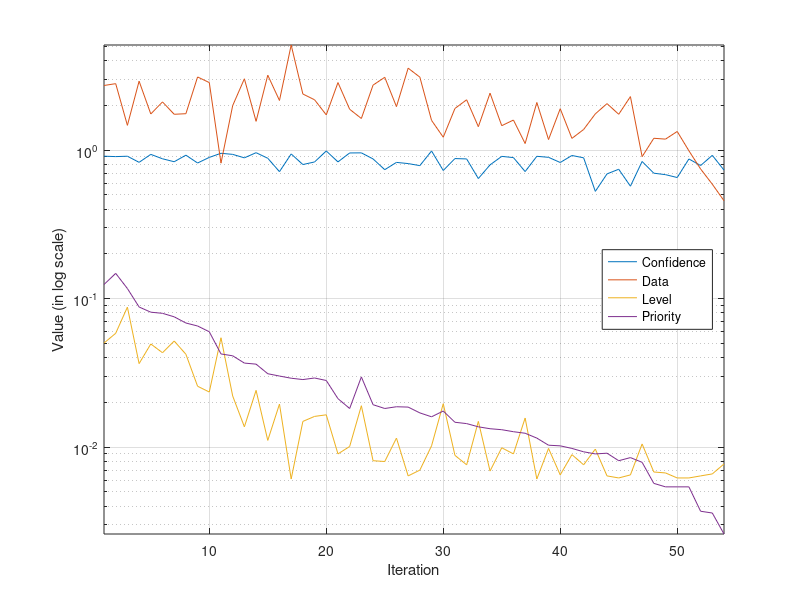

Here is the MATLAB script that generated this plot: (Note: this script raises an error after producing the figure.)
% 20160317
% plot priority values
% merged_balloons_c3From1n5_log_0.5.txt

x = 1:1:54;
p50 = [0.9097	2.7226	0.0502	0.1244
0.9040	2.8010	0.0584	0.1479
0.9092	1.4677	0.0876	0.1169
0.8271	2.9108	0.0365	0.0878
0.9357	1.7500	0.0495	0.0810
0.8739	2.1108	0.0432	0.0796
0.8348	1.7422	0.0518	0.0754
0.9241	1.7579	0.0422	0.0685
0.8185	3.1069	0.0257	0.0654
0.8929	2.8481	0.0235	0.0598
0.9517	0.8167	0.0545	0.0424
0.9357	1.9932	0.0221	0.0412
0.8867	3.0206	0.0137	0.0368
0.9604	1.5618	0.0241	0.0362
0.8810	3.1932	0.0111	0.0312
0.7157	2.1579	0.0195	0.0301
0.9420	5.0990	0.0061	0.0291
0.7993	2.3853	0.0149	0.0285
0.8319	2.1814	0.0161	0.0292
0.9863	1.7265	0.0165	0.0281
0.8327	2.8481	0.0090	0.0212
0.9565	1.8834	0.0101	0.0182
0.9580	1.6324	0.0190	0.0297
0.8720	2.7383	0.0081	0.0193
0.7380	3.0912	0.0080	0.0182
0.8263	1.9618	0.0115	0.0187
0.8112	3.5618	0.0064	0.0186
0.7859	3.0990	0.0070	0.0170
0.9863	1.5853	0.0102	0.0160
0.7288	1.2211	0.0196	0.0175
0.8768	1.9069	0.0088	0.0147
0.8719	2.1814	0.0076	0.0144
0.6432	1.4374	0.0149	0.0137
0.7952	2.4167	0.0069	0.0133
0.9071	1.4598	0.0099	0.0131
0.8902	1.5932	0.0090	0.0127
0.7168	1.1069	0.0157	0.0124
0.9081	2.0918	0.0061	0.0115
0.8939	1.1775	0.0098	0.0103
0.8250	1.8990	0.0065	0.0102
0.9196	1.1989	0.0089	0.0098
0.8873	1.3764	0.0076	0.0093
0.5273	1.7535	0.0097	0.0090
0.6913	2.0559	0.0064	0.0091
0.7430	1.7422	0.0062	0.0081
0.5714	2.2912	0.0065	0.0085
0.8382	0.9030	0.0105	0.0079
0.6989	1.2010	0.0068	0.0057
0.6832	1.1853	0.0067	0.0054
0.6535	1.3343	0.0062	0.0054
0.8714	0.9892	0.0062	0.0054
0.7870	0.7461	0.0064	0.0037
0.9219	0.5892	0.0066	0.0036
0.7333	0.4559	0.0077	0.0026];

p25 = [0.934346	1.757863	0.020822	0.034199
0.951761	1.671588	0.020695	0.032925
0.986302	3.35002	0.008074	0.026678
0.953865	2.189235	0.011251	0.023494
0.986301	3.216686	0.006859	0.02176
0.720295	2.016686	0.015362	0.022316
0.9861	1.153941	0.014097	0.016041
0.925936	2.202736	0.008028	0.016373
0.941398	1.467667	0.00823	0.011372
0.944179	1.293203	0.009656	0.01179
0.986021	1.295118	0.008737	0.011158
0.980585	0.801	0.013339	0.010477
0.975309	0.411399	0.049327	0.019792
0.926664	1.373549	0.008159	0.010384
0.873205	0.887275	0.007448	0.005771];

p = semilogy(x,p50(:,1),x,p50(:,2),x,p50(:,3),x,p50(:,4));
xlim([1 54]);
ylim([0 5.1]);
xlabel('Iteration');
ylabel('Value (in log scale)');

ax = gca;
% ax.XTick = x;
grid on;

legend('Confidence','Data','Level','Priority',...
    'Location','east');

p(1).Marker = 'd';
p(1).LineStyle = '-';
p(1).Color = 'b';
p(1).MarkerFaceColor = 'b';

p(2).Marker = 'square';
p(2).LineStyle = ':';
p(2).Color = 'r';
p(2).MarkerFaceColor = 'r';

p(3).Marker = '^';
p(3).LineStyle = '-.';
p(3).Color = 'g';
p(3).MarkerFaceColor = 'g';

p(4).Marker = 'o';
p(4).LineStyle = '--';
p(4).Color = 'm';
p(4).MarkerFaceColor = 'm';

% 25 %

figure;

p = semilogy(x(1:15),p25(:,1),x(1:15),p25(:,2),...
    x(1:15),p25(:,3),x(1:15),p25(:,4));

xlim([1 15]);
ylim([0 5.1]);
xlabel('Iteration');
ylabel('Value (in log scale)');

ax = gca;
% ax.XTick = x;
grid on;

legend('Confidence','Data','Level','Priority',...
    'Location','east');

p(1).Marker = 'd';
p(1).LineStyle = '-';
p(1).Color = 'b';
p(1).MarkerFaceColor = 'b';

p(2).Marker = 'square';
p(2).LineStyle = ':';
p(2).Color = 'r';
p(2).MarkerFaceColor = 'r';

p(3).Marker = '^';
p(3).LineStyle = '-.';
p(3).Color = 'g';
p(3).MarkerFaceColor = 'g';

p(4).Marker = 'o';
p(4).LineStyle = '--';
p(4).Color = 'm';
p(4).MarkerFaceColor = 'm';


% no of holes

figure;

m50 = [421	798
415	782
410	772
404	754
393	742
389	726
382	716
371	696
366	686
356	668
352	656
349	644
345	625
341	613
339	603
332	590
314	580
310	568
298	549
287	529
286	521
276	511
273	499
271	493
264	478
250	459
244	443
235	425
225	406
224	398
214	384
208	368
204	356
184	329
171	309
167	298
160	278
145	261
139	245
133	228
125	204
120	190
115	168
83	166
76	147
65	138
55	115
53	103
43	79
30	61
14	42
11	30
2	16
1	8];

m25 = [57	192
51	173
48	161
47	153
44	141
43	133
26	114
25	106
21	92
18	74
15	62
14	54
13	46
12	41
8	23];

p = plot(x,m50(:,1),x,m50(:,2),x(1:15),m25(:,1),x(1:15),m25(:,2));
xlim([1 54]);
% ylim([0 421]);
xlabel('Iteration');
ylabel('No. of holes (pixels)');

ax = gca;
% ax.XTick = x;
grid on;

legend('No. of holes (50%)','Fill front count (50%)',...
    'No. of holes (25%)','Fill front count (25%)',...
    'Location','east');

p(1).Marker = '.';
p(1).LineStyle = '-';
p(1).Color = 'r';
p(1).MarkerFaceColor = 'r';

p(2).Marker = '+';
p(2).LineStyle = '-';
p(2).Color = 'r';
p(2).MarkerFaceColor = 'r';

p(3).Marker = '*';
p(3).LineStyle = ':';
p(3).Color = 'b';
p(3).MarkerFaceColor = 'b';

p(4).Marker = 'o';
p(4).LineStyle = ':';
p(4).Color = 'b';
p(4).MarkerFaceColor = 'b';

% p(3).Marker = '^';
% p(3).LineStyle = '-.';
% p(3).Color = 'g';
% p(3).MarkerFaceColor = 'g';
% 
% p(4).Marker = 'o';
% p(4).LineStyle = '--';
% p(4).Color = 'm';
% p(4).MarkerFaceColor = 'm';
% 
% p(5).Marker = 'x';
% p(5).LineStyle = '--';
% p(5).Color = 'k';
% p(5).MarkerFaceColor = 'k';